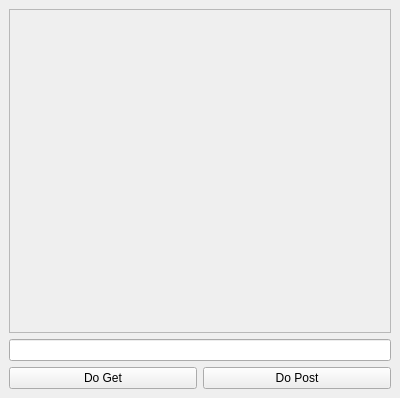
<?xml version="1.0" encoding="UTF-8"?>
<ui version="4.0">
 <class>MainWindow</class>
 <widget class="QMainWindow" name="MainWindow">
  <property name="geometry">
   <rect>
    <x>0</x>
    <y>0</y>
    <width>400</width>
    <height>398</height>
   </rect>
  </property>
  <property name="windowTitle">
   <string>MainWindow</string>
  </property>
  <widget class="QWidget" name="centralwidget">
   <layout class="QGridLayout" name="gridLayout">
    <item row="0" column="0">
     <layout class="QVBoxLayout" name="verticalLayout_2">
      <item>
       <widget class="QScrollArea" name="scrollArea">
        <property name="widgetResizable">
         <bool>true</bool>
        </property>
        <widget class="QWidget" name="scrollAreaWidgetContents">
         <property name="geometry">
          <rect>
           <x>0</x>
           <y>0</y>
           <width>378</width>
           <height>298</height>
          </rect>
         </property>
        </widget>
       </widget>
      </item>
      <item>
       <layout class="QVBoxLayout" name="verticalLayout">
        <item>
         <widget class="QLineEdit" name="EditPostRequestLine"/>
        </item>
        <item>
         <layout class="QHBoxLayout" name="horizontalLayout">
          <item>
           <widget class="QPushButton" name="Button4Get">
            <property name="text">
             <string>Do Get</string>
            </property>
           </widget>
          </item>
          <item>
           <widget class="QPushButton" name="Button4Post">
            <property name="text">
             <string>Do Post</string>
            </property>
           </widget>
          </item>
         </layout>
        </item>
       </layout>
      </item>
     </layout>
    </item>
   </layout>
  </widget>
 </widget>
 <resources/>
 <connections/>
</ui>
